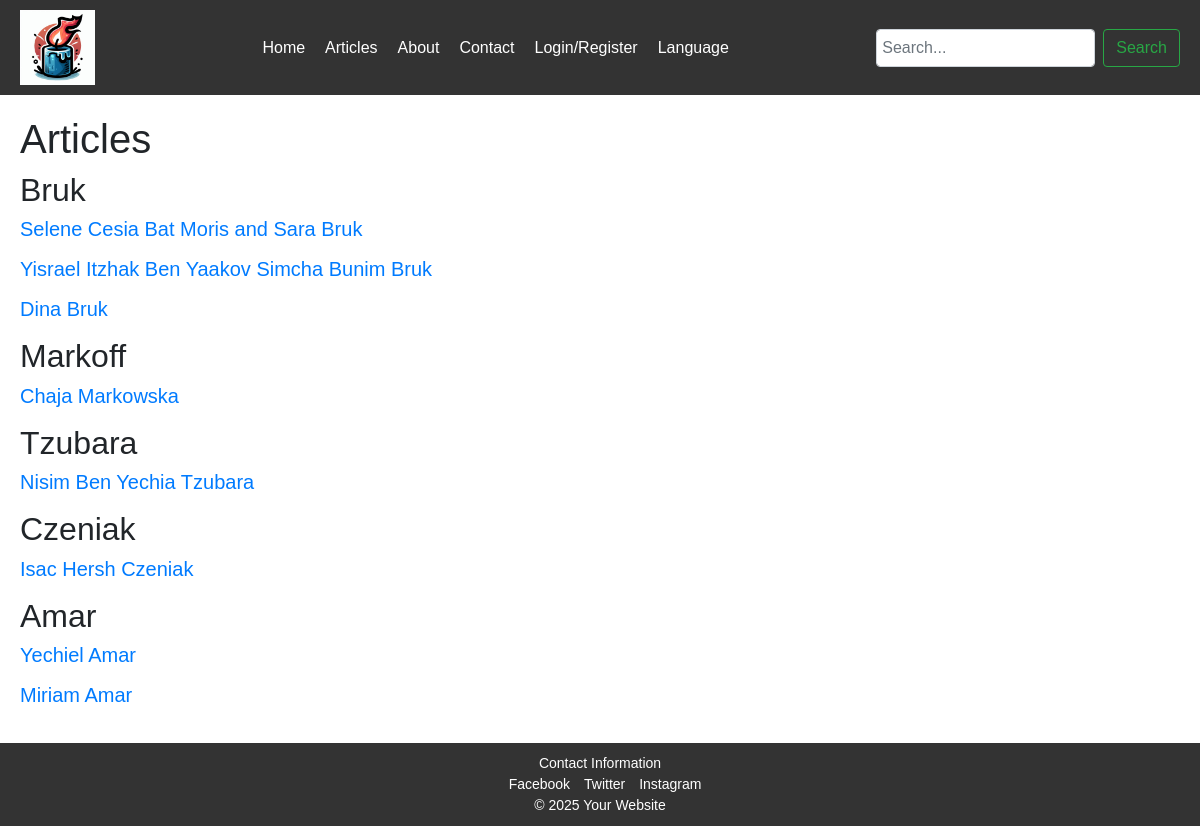
Page /articles on the earlier database version.
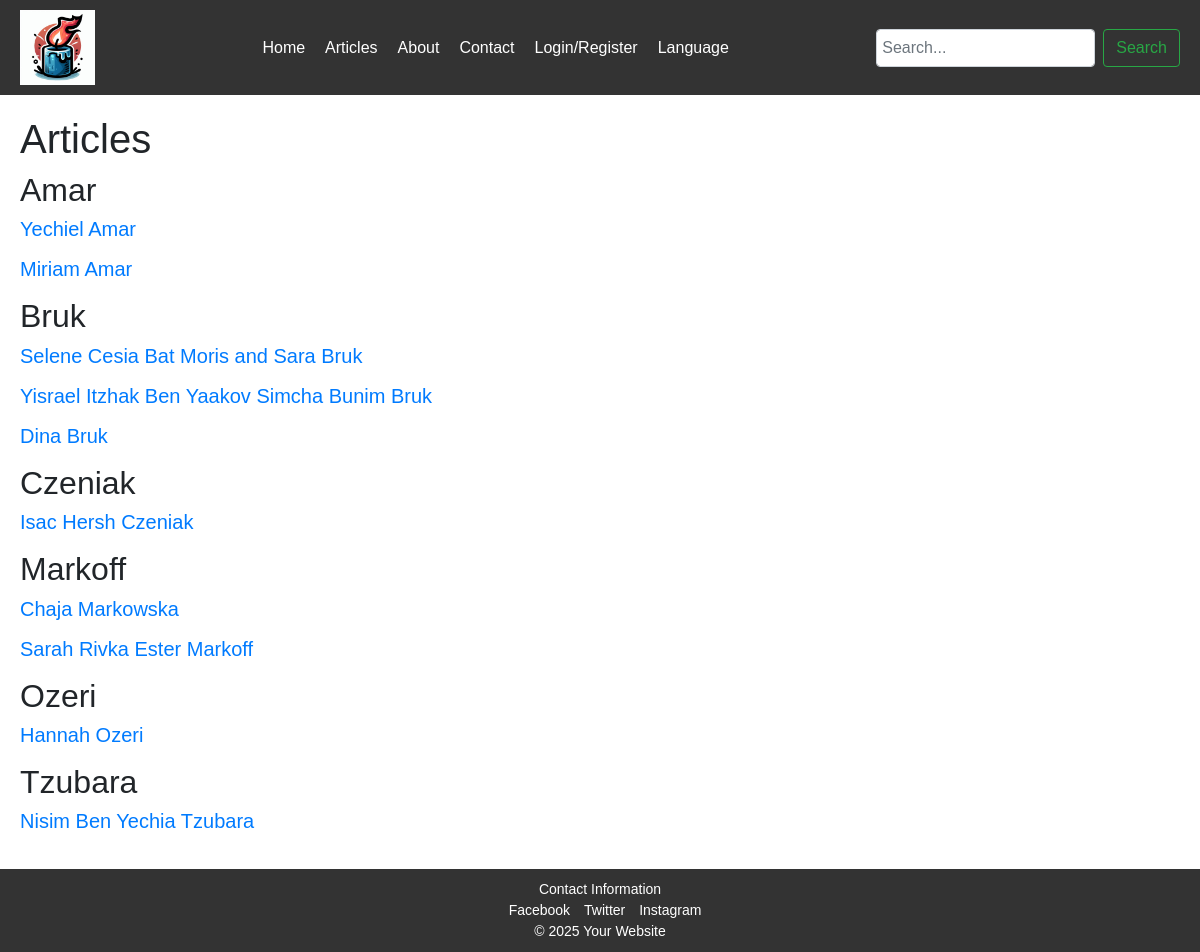
Same page on the later database version.
### app/models.py (models this page shows, shortened)
class Family(db.Model):
    id = db.Column(db.Integer, primary_key=True)
    name = db.Column(db.String(128), nullable=False, unique=True)
    members = db.relationship('Post', backref='family', lazy=True)

class Post(db.Model):
    id = db.Column(db.Integer, primary_key=True)
    title = db.Column(db.String(140), nullable=False)
    publication_date = db.Column(db.DateTime, default=datetime.utcnow)
    user_id = db.Column(db.Integer, db.ForeignKey('user.id'), nullable=False)
    gregorian_death_date = db.Column(db.Date, nullable=False)
    hebrew_year = db.Column(db.Integer, nullable=False)
    hebrew_month = db.Column(db.Integer, nullable=False)
    hebrew_day = db.Column(db.Integer, nullable=False)
    family_id = db.Column(db.Integer, db.ForeignKey('family.id'), nullable=False)
    comments = db.relationship('Comment', backref='post', lazy=True)
    milestones = db.relationship('Milestone', backref='post', lazy=True, cascade="all, delete-orphan")

### app/main/routes.py (the view)
@main.route('/articles', endpoint='articles')
def articles():
    try:
        families = Family.query.all()  # Fetch all families
        return render_template('en/articles.html', families=families)  # Pass families to the template
    except Exception as e:
        print(f"Error rendering template: {e}")
        return str(e)

### app/main/templates/en/articles.html (shortened to what this page needs)
{% extends "en/layout.html" %}
{% block content %}
<h1>Articles</h1>
{% for family in families %}
<h2>{{ family.name }}</h2>
{% for post in family.members %}
<div class="article">
    <h5><a href="{{ url_for('main.article', post_id=post.id) }}">{{ post.title }}</a></h5>
</div>
{% endfor %}
{% endfor %}
{% endblock %}

### app/main/templates/en/layout.html (shortened to what this page needs)
<!DOCTYPE html>
<html lang="en">
<head>
    <link href="https://stackpath.bootstrapcdn.com/bootstrap/4.5.2/css/bootstrap.min.css" rel="stylesheet">
    <link rel="stylesheet" href="{{ url_for('static', filename='css/styles.css') }}">
</head>
<body>
    <header>
        <img src="{{ url_for('static', filename='images/candlelogo.png') }}" alt="Yizkor Logo" style="width:75px; height:auto;">
        <nav>
            <ul>
                <li><a href="{{ url_for('main.index') }}">Home</a></li>
                <li class="dropdown">
                    <a href="{{ url_for('main.articles') }}">Articles</a>
                </li>
                <li><a href="{{ url_for('main.about') }}">About</a></li>
                <li><a href="{{ url_for('main.contact') }}">Contact</a></li>
                <li class="dropdown">
                    <a href="#">Login/Register</a>
                </li>
                <li class="dropdown">
                    <a href="#">Language</a>
                </li>
            </ul>
        </nav>
        <div class="search-bar">
            <form class="form-inline my-2 my-lg-0" method="GET" action="{{ url_for('main.search') }}">
                <input class="form-control mr-sm-2" type="search" placeholder="Search..." aria-label="Search" name="query">
                <button class="btn btn-outline-success my-2 my-sm-0" type="submit">Search</button>
            </form>
        </div>
    </header>
    <main>
        {% block content %}{% endblock %}
    </main>
    <footer>
        <div class="contact">Contact Information</div>
        <div class="social-media">
            <a href="#">Facebook</a>
            <a href="#">Twitter</a>
            <a href="#">Instagram</a>
        </div>
        <div class="copyright">© 2025 Your Website</div>
    </footer>
</body>
</html>

### app/static/css/styles.css (style rules this page uses)
body { display: flex; flex-direction: column; min-height: 100vh; margin: 0; font-family: Arial, sans-serif; }
header { display: flex; justify-content: space-between; align-items: center; padding: 10px 20px; background-color: #333; color: white; }
nav ul { list-style: none; margin: 0; padding: 0; display: flex; }
nav ul li { margin-left: 20px; }
nav ul li a { color: white; text-decoration: none; font-size: 16px; }
.search-bar input { padding: 5px; font-size: 16px; }
main { flex: 1; padding: 20px; }
footer { padding: 10px 20px; background-color: #333; color: white; text-align: center; margin-top: auto; }
footer .contact, footer .social-media, footer .copyright { font-size: 14px; }
footer .social-media a { margin-left: 10px; color: white; text-decoration: none; }
form { max-width: 600px; margin: 0 auto; }

Differences in the rows shown:
shown differently, row unchanged: Family "Amar": moves up the list
shown differently, row unchanged: Family "Czeniak": moves up the list
added Post: title "Sarah Rivka Ester Markoff", shown under Family "Markoff"
added Family: name "Ozeri"
added Post: title "Hannah Ozeri", shown under "Ozeri"
